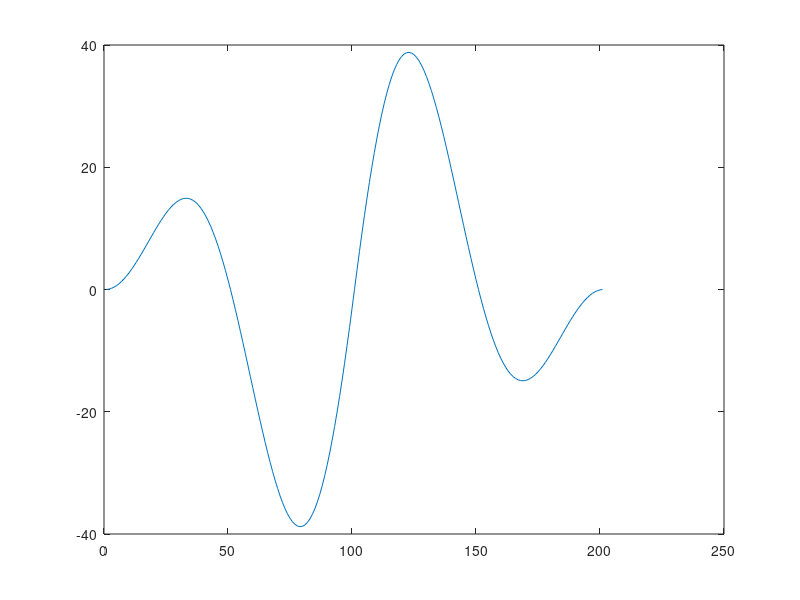
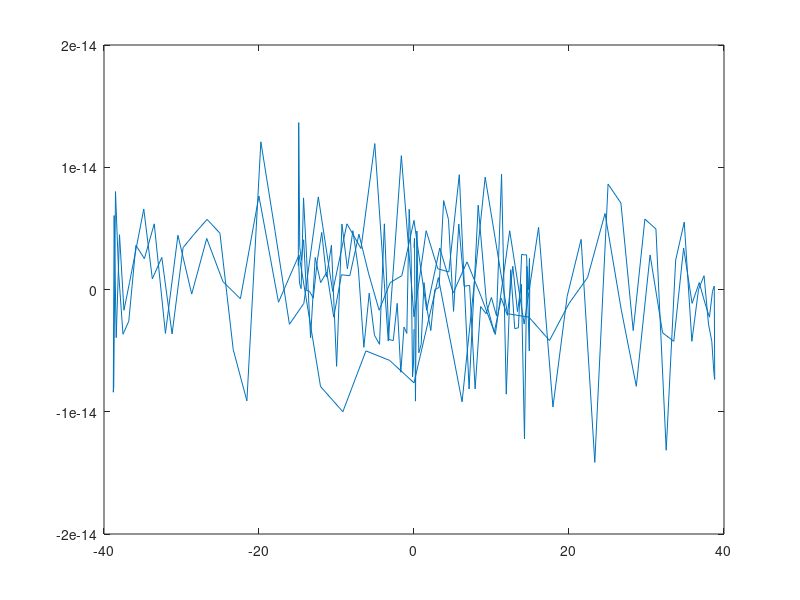
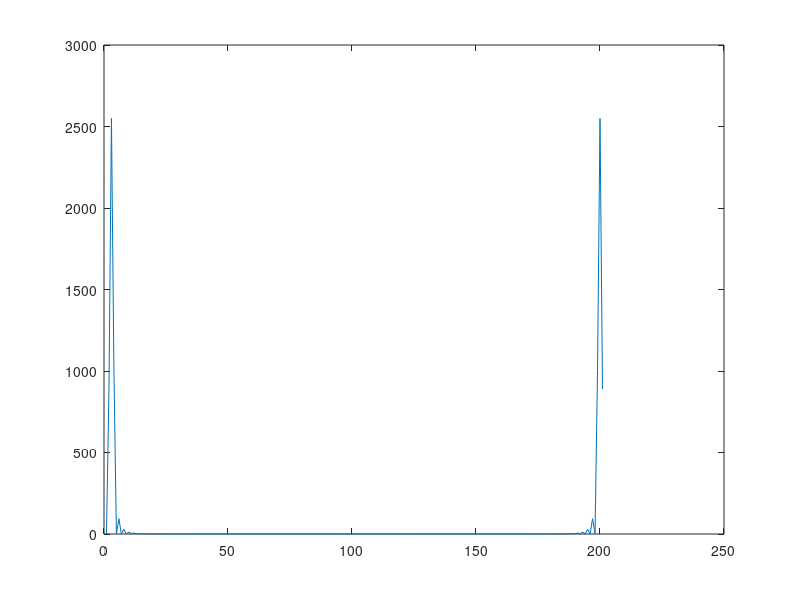

Here is the MATLAB script that generated these plots, in order:
t=0:0.01:1;
a=sin(2*pi*t);
b=cos(2*pi*t);
c=xcorr(a,b);
figure(1)
plot(c)

A=[a,zeros(1,100)];
B=[b,zeros(1,100)];

D=fftshift(fft(A));
B=conj(B);
E=fftshift(fft(B));
F=ifft(D.*E);
figure(3)
plot(abs(fft(c)))

C=fft(A).*conj(fft(B));
C=ifft(C);
figure(2)
plot(fftshift(C))